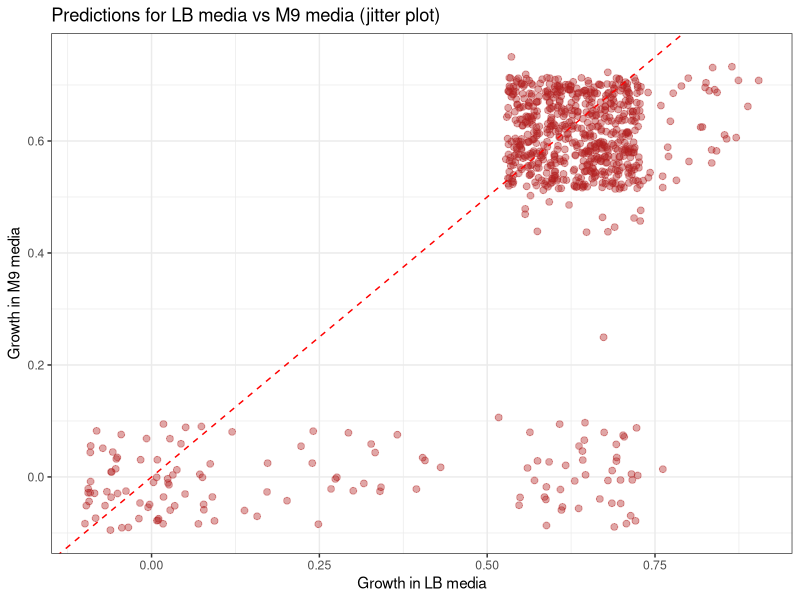
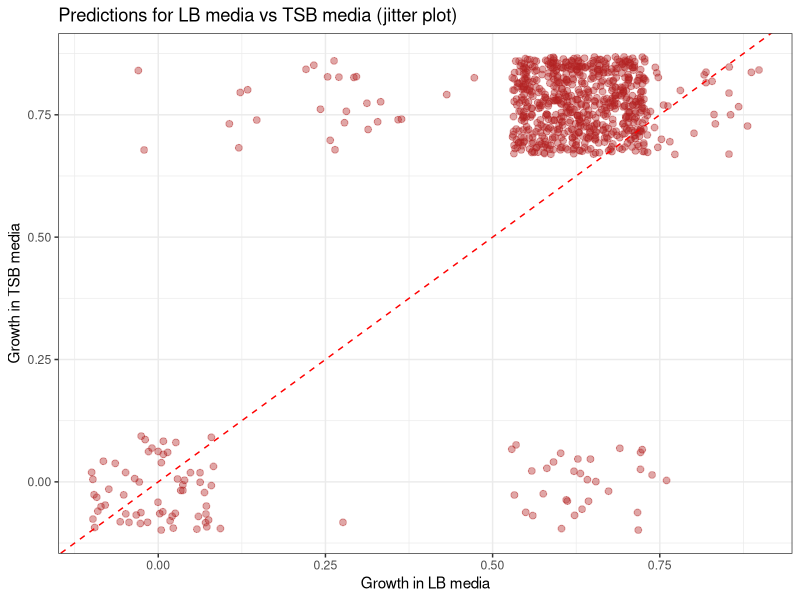
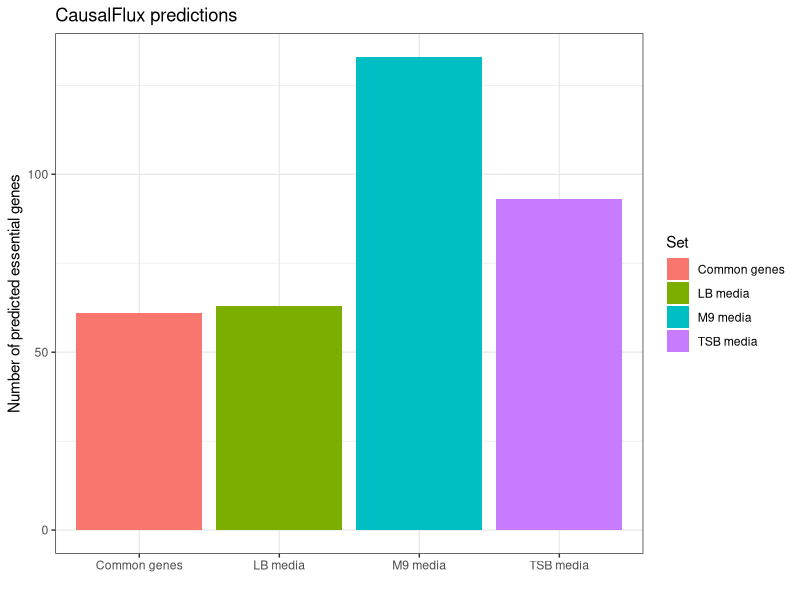
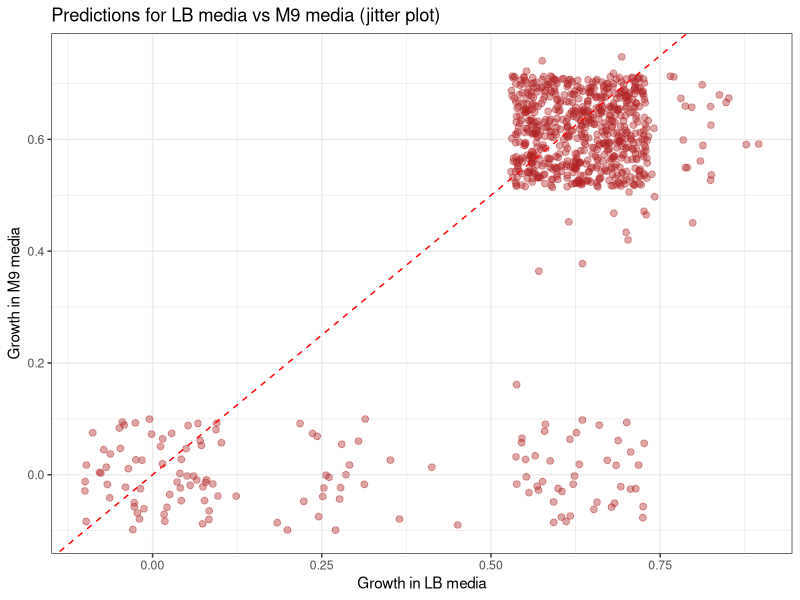
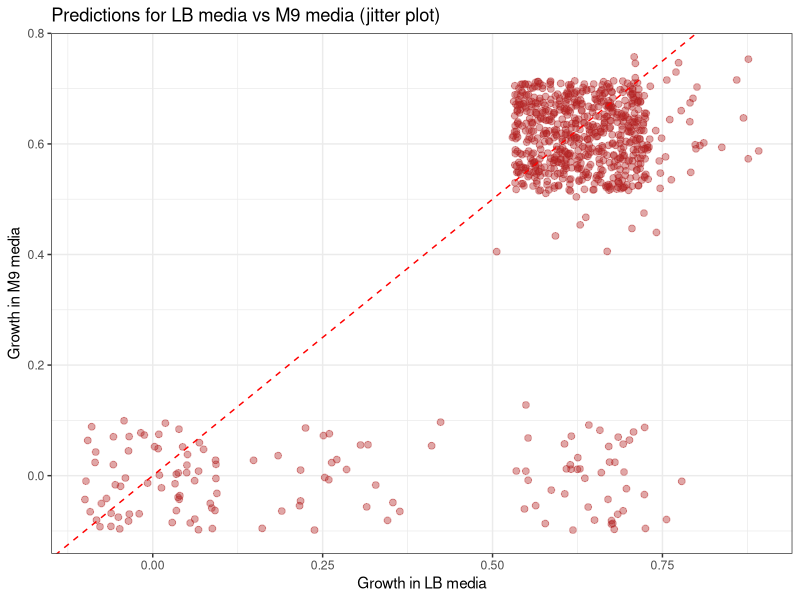
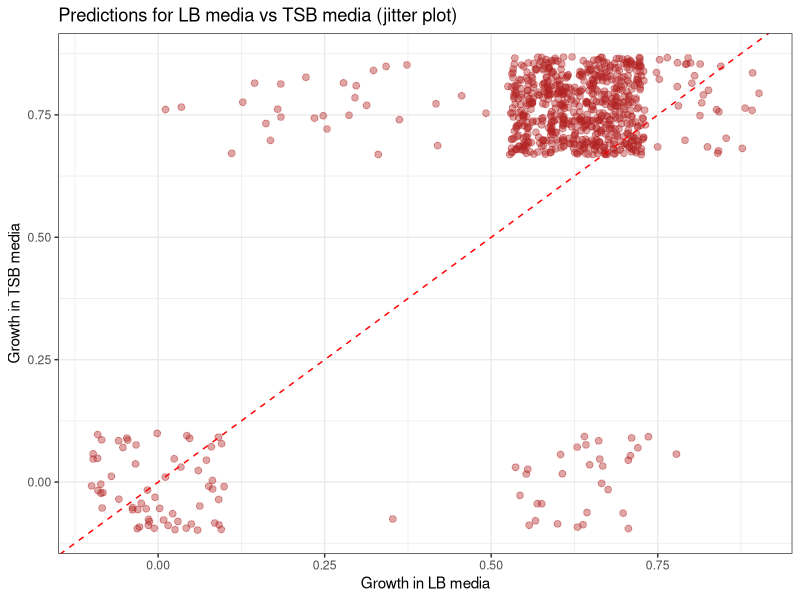
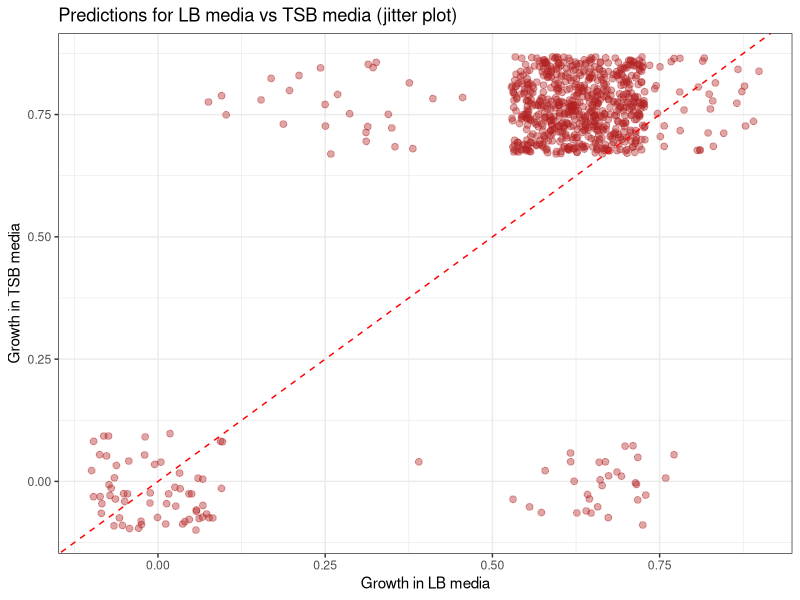
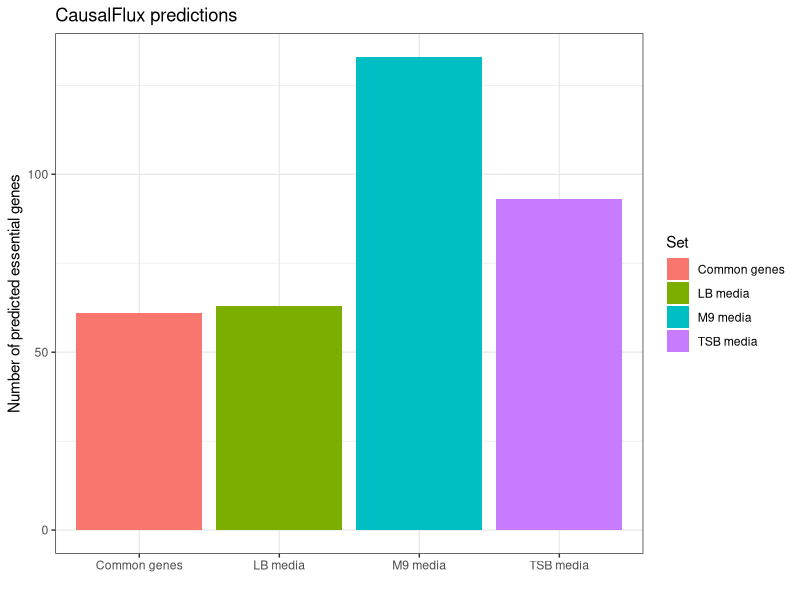

Here is the R script that generated these plots, in order:
setwd("D:/work/Integrated_network_model/Git_hub_codes/Ecoli/Application_other_media/")
aom <- read.csv("Ecoli_GR_pred_diff_media.csv", header = T, row.names = 1)


library(ggplot2)
ggplot(aom, aes(x = LB_CF_S, y = M9_CF_S)) +
  geom_jitter(
    color = "firebrick",     # Point color
    alpha = 0.4,             # Transparency
    size = 2,                # Point size
    width = 0.1, height = 0.1  # Jitter amount
  ) +
  geom_abline(linetype = "dashed", color = "red") +
  labs(
    title = "Predictions for LB media vs M9 media (jitter plot)",
    x = "Growth in LB media",
    y = "Growth in M9 media"
  ) +
  theme_bw()

ggsave("CF_lb_m9_preds.pdf")
ggsave("CF_lb_m9_preds.jpeg")



ggplot(aom, aes(x = LB_CF_S, y = TSB_CF_S)) +
  geom_jitter(
    color = "firebrick",     # Point color
    alpha = 0.4,             # Transparency
    size = 2,                # Point size
    width = 0.1, height = 0.1  # Jitter amount
  ) +
  geom_abline(linetype = "dashed", color = "red") +
  labs(
    title = "Predictions for LB media vs TSB media (jitter plot)",
    x = "Growth in LB media",
    y = "Growth in TSB media"
  ) +
  theme_bw()

ggsave("CF_lb_tsb_preds.pdf")
ggsave("CF_lb_tsb_preds.jpeg")



## zeros in LB

zero_LB <- aom[aom$LB_CF_S == 0,]  #63

zero_M9 <- aom[aom$M9_CF_S == 0,]  #133

zero_TSB <- aom[aom$TSB_CF_S == 0,]  #93


############################################################################# Bar plot using ggplot 

LB_gene <- zero_LB$Gene
M9_gene <- zero_M9$Gene
TSB_gene <- zero_TSB$Gene
common_gene <- intersect(intersect(LB_gene, M9_gene), TSB_gene)

# Create a data frame with the sizes
df <- data.frame(
  Set = c("LB media", "M9 media", "TSB media","Common genes"),
  Size = c(length(LB_gene), length(M9_gene), length(TSB_gene),length(common_gene))
)

# Bar plot using ggplot2
library(ggplot2)

ggplot(df, aes(x = Set, y = Size, fill = Set)) +
  geom_bar(stat = "identity") +
  theme_bw() +
  labs(title = "CausalFlux predictions", y = "Number of predicted essential genes", x = " ")

ggsave("ess_gene_pred_CF.pdf")
ggsave("ess_gene_pred_CF.jpeg")



###########################################################################################
######## Checking for KOs in M9 and LB media

zeros_ind_CF_S_LB <- which(aom$LB_CF_S == 0) #63

zeros_ind_CF_S_M9 <- which(aom$M9_CF_S == 0) #133

zeros_ind_CF_S_TSB <- which(aom$TSB_CF_S == 0) #93

genes_CF_S_LB <- aom$Gene[zeros_ind_CF_S_LB]
genes_CF_S_M9 <- aom$Gene[zeros_ind_CF_S_M9]
genes_CF_S_TSB <- aom$Gene[zeros_ind_CF_S_TSB] 

inter_LB_M9_KO <- intersect(genes_CF_S_LB,genes_CF_S_M9) #63

inter_LB_TSB_KO <- intersect(genes_CF_S_LB,genes_CF_S_TSB) #61

inter_TSB_M9_KO <- intersect(genes_CF_S_TSB,genes_CF_S_M9) #99

differ_LB_M9_KO <- setdiff(genes_CF_S_M9,genes_CF_S_LB) #70

differ_LB_TSB_KO <- setdiff(genes_CF_S_TSB,genes_CF_S_LB) #32

differ_TSB_M9_KO <- setdiff(genes_CF_S_M9,genes_CF_S_TSB) #45





col1 <- c("LB essential","M9 essential", "TSB essential","Common","growth_in_LB_not_M9","growth_in_TSB_not_M9")
col2 <- c(df$Size[1],df$Size[2],df$Size[3],df$Size[4],length(differ_LB_M9_KO),length(differ_TSB_M9_KO))


col3 <- c(0,0,0,0,0,0)

df_suppl <- data.frame(col1,col2,col3)
colnames(df_suppl) <- c("Description","Number of genes","List of genes")

df_suppl$`List of genes`[[1]] <- paste(genes_CF_S_LB, collapse = ",")
df_suppl$`List of genes`[[2]] <- paste(genes_CF_S_M9, collapse = ",")
df_suppl$`List of genes`[[3]] <- paste(genes_CF_S_TSB, collapse = ",")
df_suppl$`List of genes`[[4]] <- paste(common_gene, collapse = ",")
df_suppl$`List of genes`[[5]] <- paste(differ_LB_M9_KO, collapse = ",")
df_suppl$`List of genes`[[6]] <- paste(differ_TSB_M9_KO, collapse = ",")

df_suppl <- as.data.frame(df_suppl)

write.csv(df_suppl, "ST3.csv")
